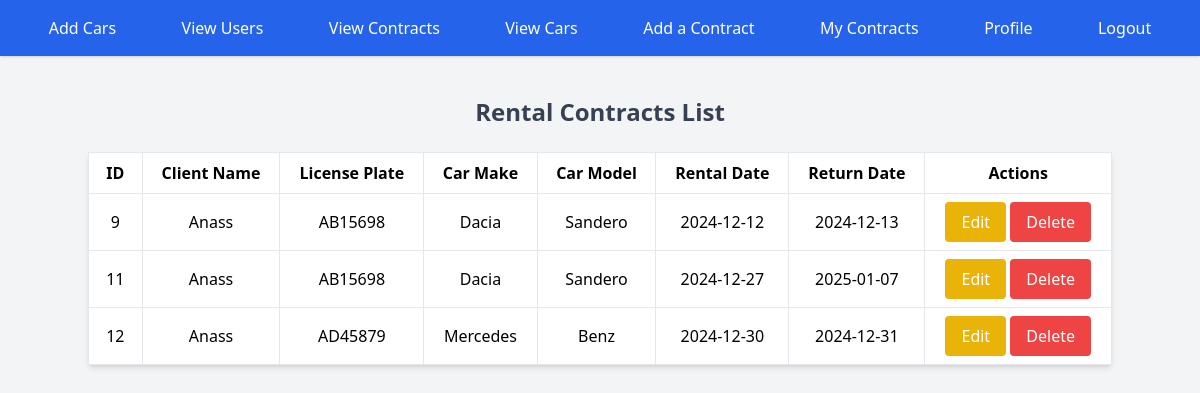
Screenshot of /pages/admin/view_rental_contracts.php (signed in) with the database file from the repository.
### tables this page shows
CREATE TABLE `rentalcontracts` (
  `id` int NOT NULL AUTO_INCREMENT,
  `car_id` int NOT NULL,
  `rental_date` date NOT NULL,
  `return_date` date DEFAULT NULL,
  `total_amount` decimal(10,2) NOT NULL,
  `ID_user` int NOT NULL,
  PRIMARY KEY (`id`),
  KEY `car_id` (`car_id`),
  KEY `rentalcontracts_ibfk_1` (`ID_user`),
  CONSTRAINT `rentalcontracts_ibfk_1` FOREIGN KEY (`ID_user`) REFERENCES `users` (`id`) ON DELETE CASCADE,
  CONSTRAINT `rentalcontracts_ibfk_2` FOREIGN KEY (`car_id`) REFERENCES `cars` (`id`) ON DELETE CASCADE
);

CREATE TABLE `users` (
  `id` int NOT NULL AUTO_INCREMENT,
  `username` varchar(50) NOT NULL,
  `password` varchar(255) NOT NULL,
  `email` varchar(100) DEFAULT NULL,
  `created_at` timestamp NULL DEFAULT CURRENT_TIMESTAMP,
  `role` enum('user','admin') DEFAULT NULL,
  `phoneN` varchar(10) DEFAULT NULL,
  `updated_at` timestamp NULL DEFAULT CURRENT_TIMESTAMP ON UPDATE CURRENT_TIMESTAMP,
  `Address` varchar(300) DEFAULT NULL,
  PRIMARY KEY (`id`),
  UNIQUE KEY `username` (`username`),
  UNIQUE KEY `email` (`email`)
);

CREATE TABLE `cars` (
  `id` int NOT NULL AUTO_INCREMENT,
  `make` varchar(50) NOT NULL,
  `model` varchar(50) NOT NULL,
  `year` int NOT NULL,
  `license_plate` varchar(20) NOT NULL,
  `status` enum('Available','Rented','Maintenance') DEFAULT 'Available',
  PRIMARY KEY (`id`),
  UNIQUE KEY `license_plate` (`license_plate`)
);

### auth/UserClass.php (called while the page is built, shortened)
<?php
class User {
    private $conn;
    private $role;
    public function __construct($conn) {
        $this->conn = $conn;
    }
    public function getRole() {
        return $this->role;
    }
    private function setUserProperties($user) {
        $this->role = $user['role'];
    }
    public function fetchById($id) {
        $sql = "SELECT * FROM users WHERE id = ?";
        $stmt = $this->conn->prepare($sql);
        $stmt->execute([$id]);
        if ($stmt->rowCount() === 1) {
            $user = $stmt->fetch(PDO::FETCH_ASSOC);
            return $user;
        }
        return null;
    }
}

### pages/class/RentalcontractClass.php (called while the page is built, shortened)
<?php
class RentalContract {
    private $conn;
    public function __construct($conn, User $user) {
        $this->conn = $conn;
    }
    public function fetchAll() {
        $sql = "SELECT *, rentalcontracts.id as contract_id FROM rentalcontracts JOIN users ON rentalcontracts.ID_user = users.id JOIN cars on rentalContracts.car_id = cars.id";
        $stmt = $this->conn->query($sql);
        return $stmt->fetchAll(PDO::FETCH_ASSOC);
    }
}

### pages/admin/view_rental_contracts.php (the view, shortened to what this page needs)
<?php
    require '../../auth/UserClass.php';
    require '../class/RentalContractClass.php';
    $conn = (new Database) -> connect();
    $user = new User($conn);
    $user -> fetchById($_SESSION['id']);
    $contract = new RentalContract($conn, $user);
    $contracts_result = $contract -> fetchAll();
?>
<!DOCTYPE html>
<html lang="en">
<head>
    <script src="https://cdn.tailwindcss.com"></script>
</head>
<body class="bg-gray-100">
    <?php include '../../inc/header.php'; ?>
    <div class="container mx-auto mt-10">
        <h1 class="text-2xl font-bold text-gray-700 text-center mb-6">Rental Contracts List</h1>
        <table class="min-w-full bg-white shadow-md rounded">
            <thead>
                <tr>
                    <th class="py-2 px-4 border">ID</th>
                    <th class="py-2 px-4 border">Client Name</th>
                    <th class="py-2 px-4 border">License Plate</th>
                    <th class="py-2 px-4 border">Car Make</th>
                    <th class="py-2 px-4 border">Car Model</th>
                    <th class="py-2 px-4 border">Rental Date</th>
                    <th class="py-2 px-4 border">Return Date</th>
                    <th class="py-2 px-4 border">Actions</th>
                </tr>
            </thead>
            <tbody>
                <?php
                if (count($contracts_result) > 0) {
                    foreach ($contracts_result as $row) {
                        echo "<tr class='text-center'>
                                <td class='py-2 px-4 border'>{$row['contract_id']}</td>
                                <td class='py-2 px-4 border'>{$row['username']}</td>
                                <td class='py-2 px-4 border'>{$row['license_plate']}</td>
                                <td class='py-2 px-4 border'>{$row['make']}</td>
                                <td class='py-2 px-4 border'>{$row['model']}</td>
                                <td class='py-2 px-4 border'>{$row['rental_date']}</td>
                                <td class='py-2 px-4 border'>{$row['return_date']}</td>
                                <td class='py-2 px-4 border'>
                                    <a href='edit_rental_contract.php?id={$row['contract_id']}' class='bg-yellow-500 text-white px-4 py-2 rounded hover:bg-yellow-600 inline-block'>Edit</a>
                                    <a href='delete_rental_contract.php?id={$row['contract_id']}' class='bg-red-500 text-white px-4 py-2 rounded hover:bg-red-600 inline-block'>Delete</a>
                                </td>
                            </tr>";
                    }
                } else {
                    echo "<tr><td colspan='7' class='text-center py-4'>No rental contracts found.</td></tr>";
                }
                ?>
            </tbody>
        </table>
    </div>
</body>
</html>

### inc/header.php
<nav class="bg-blue-600 text-white p-4 shadow">
    <ul class="flex justify-around">
        <?php if ($user -> getRole() == 'admin'): ?>
            <li><a href="/pages/admin/add_car.php" class="hover:text-gray-200">Add Cars</a></li>
            <li><a href="/pages/admin/view_users.php" class="hover:text-gray-200">View Users</a></li>
            <li><a href="/pages/admin/view_rental_contracts.php" class="hover:text-gray-200">View Contracts</a></li>
        <?php endif ?>
        <li><a href="/pages/user/view_cars.php" class="hover:text-gray-200">View Cars</a></li>
        <li><a href="/pages/user/add_rental_contract.php" class="hover:text-gray-200">Add a Contract</a></li>
        <li><a href="/pages/user/view_my_rental_contracts.php" class="hover:text-gray-200">My Contracts</a></li>
        <li><a href="/pages/user/profile.php" class="hover:text-gray-200">Profile</a></li>
        <li><a href="/auth/logout.php" class="hover:text-gray-200">Logout</a></li>
    </ul>
</nav>

### rows the page displays
rentalcontracts: id "9", ID_user.username "Anass", car.license_plate "AB15698", car.make "Dacia", car.model "Sandero", rental_date "2024-12-12", return_date "2024-12-13"
rentalcontracts: id "11", ID_user.username "Anass", car.license_plate "AB15698", car.make "Dacia", car.model "Sandero", rental_date "2024-12-27", return_date "2025-01-07"
rentalcontracts: id "12", ID_user.username "Anass", car.license_plate "AD45879", car.make "Mercedes", car.model "Benz", rental_date "2024-12-30", return_date "2024-12-31"
